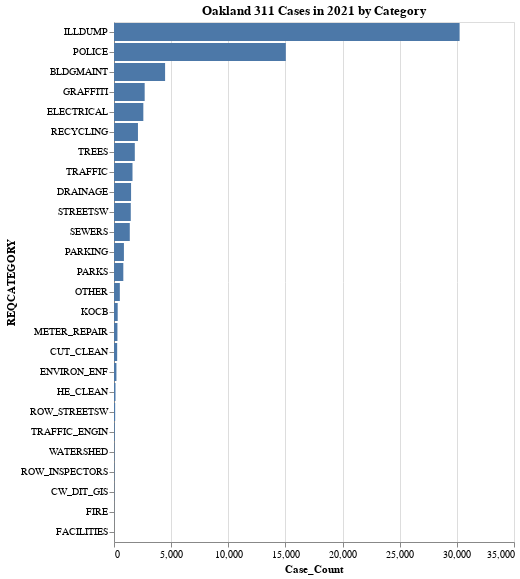

This figure's notebook cell:
### Markdown cell above
### Visualized the data

### Code cell
# Make bar chart with altair
alt.Chart(category_counts_2021).mark_bar().encode(
    x='Case_Count',
    y=alt.Y('REQCATEGORY', sort='-x')
).properties(
    title='Oakland 311 Cases in 2021 by Category'
)

### Figure 1 — Vega-Lite specification as saved in the notebook (floating-point values rounded to 4 significant figures)
{"$schema": "https://vega.github.io/schema/vega-lite/v4.17.0.json", "config": {"view": {"continuousHeight": 300, "continuousWidth": 400}}, "data": {"name": "data-3108975f9f26674c6146b2e9b45d3d84"}, "datasets": {"data-3108975f9f26674c6146b2e9b45d3d84": [{"Case_Count": 30241, "REQCATEGORY": "ILLDUMP"}, {"Case_Count": 15034, "REQCATEGORY": "POLICE"}, {"Case_Count": 4471, "REQCATEGORY": "BLDGMAINT"}, {"Case_Count": 2684, "REQCATEGORY": "GRAFFITI"}, {"Case_Count": 2567, "REQCATEGORY": "ELECTRICAL"}, {"Case_Count": 2096, "REQCATEGORY": "RECYCLING"}, {"Case_Count": 1820, "REQCATEGORY": "TREES"}, {"Case_Count": 1619, "REQCATEGORY": "TRAFFIC"}, {"Case_Count": 1494, "REQCATEGORY": "DRAINAGE"}, {"Case_Count": 1468, "REQCATEGORY": "STREETSW"}, {"Case_Count": 1381, "REQCATEGORY": "SEWERS"}, {"Case_Count": 868, "REQCATEGORY": "PARKING"}, {"Case_Count": 815, "REQCATEGORY": "PARKS"}, {"Case_Count": 510, "REQCATEGORY": "OTHER"}, {"Case_Count": 323, "REQCATEGORY": "KOCB"}, {"Case_Count": 300, "REQCATEGORY": "METER_REPAIR"}, {"Case_Count": 277, "REQCATEGORY": "CUT_CLEAN"}, {"Case_Count": 213, "REQCATEGORY": "ENVIRON_ENF"}, {"Case_Count": 131, "REQCATEGORY": "HE_CLEAN"}, {"Case_Count": 102, "REQCATEGORY": "ROW_STREETSW"}, {"Case_Count": 61, "REQCATEGORY": "TRAFFIC_ENGIN"}, {"Case_Count": 40, "REQCATEGORY": "WATERSHED"}, {"Case_Count": 35, "REQCATEGORY": "ROW_INSPECTORS"}, {"Case_Count": 24, "REQCATEGORY": "CW_DIT_GIS"}, {"Case_Count": 11, "REQCATEGORY": "FIRE"}, {"Case_Count": 3, "REQCATEGORY": "FACILITIES"}]}, "encoding": {"x": {"field": "Case_Count", "type": "quantitative"}, "y": {"field": "REQCATEGORY", "sort": "-x", "type": "nominal"}}, "mark": "bar", "title": "Oakland 311 Cases in 2021 by Category"}
